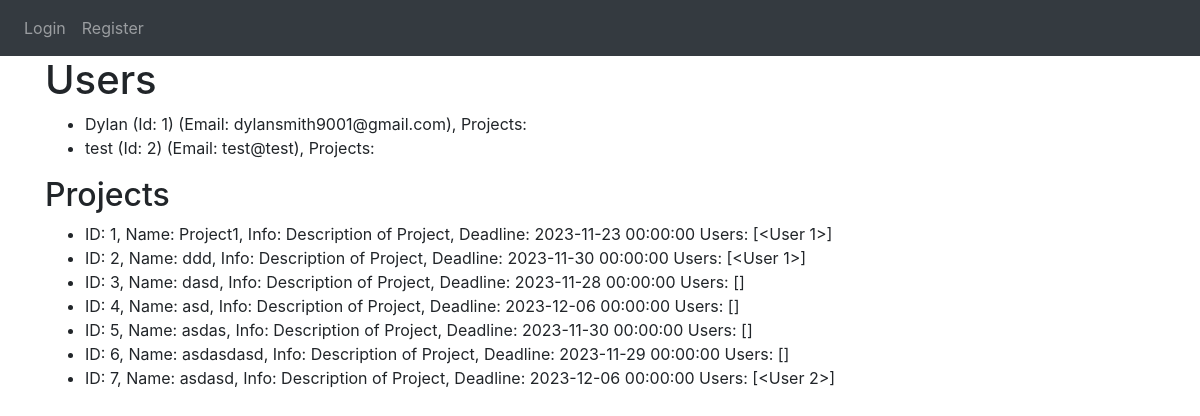
Screenshot of /view_users with the database file from the repository.
### website/models.py (models this page shows)
class User(db.Model, UserMixin):
    id = db.Column(db.Integer, primary_key=True)
    email = db.Column(db.String(50), unique = True)
    name = db.Column(db.String(50))
    password = db.Column(db.String(50))
    projects = db.relationship('Project', secondary='project_user_association', back_populates='users')

class Project(db.Model):
    id = db.Column(db.Integer, primary_key=True)
    name = db.Column(db.String(120))
    start_date = db.Column(db.DateTime(timezone=True), default=func.now)
    deadline = db.Column(db.DateTime(timezone=True), default=func.now)
    description = db.Column(db.String(9999))
    users = db.relationship('User', secondary='project_user_association', back_populates='projects')
    task_id = db.Column(db.Integer, db.ForeignKey('task.id'))

### website/auth.py (the view)
@auth.route('/view_users')
def view_users():
    users = User.query.all()
    projects = Project.query.all()
    return render_template('view_users.html', user=current_user, users=users, projects=projects)

### website/templates/view_users.html (shortened to what this page needs)
{% extends "base.html" %}
{% block content%}
    <h1>Users</h1>
    <ul>
        {% for u in users %}
            <li>{{ u.name }} (Id: {{ u.id }}) (Email: {{ u.email }}), Projects: {{users.projects}}</li>
        {% endfor %}
    </ul>
    <h2>Projects</h2>
    <ul>
        {% for prj in projects %}
            <li>ID: {{ prj.id }}, Name: {{ prj.name }}, Info: {{ prj.description }}, Deadline: {{prj.deadline}} Users: {{prj.users}}</li>
        {% endfor %}
    </ul>
{% endblock %}

### rows the page displays
User: name "Dylan", id "1", email "dylansmith9001@gmail.com"
User: name "test", id "2", email "test@test"
Project: id "1", name "Project1", description "Description of Project", deadline "2023-11-23 00:00:00", users "[<User 1>]"
Project: id "2", name "ddd", description "Description of Project", deadline "2023-11-30 00:00:00", users "[<User 1>]"
Project: id "3", name "dasd", description "Description of Project", deadline "2023-11-28 00:00:00", users "[]"
Project: id "4", name "asd", description "Description of Project", deadline "2023-12-06 00:00:00", users "[]"
Project: id "5", name "asdas", description "Description of Project", deadline "2023-11-30 00:00:00", users "[]"
Project: id "6", name "asdasdasd", description "Description of Project", deadline "2023-11-29 00:00:00", users "[]"
Project: id "7", name "asdasd", description "Description of Project", deadline "2023-12-06 00:00:00", users "[<User 2>]"
